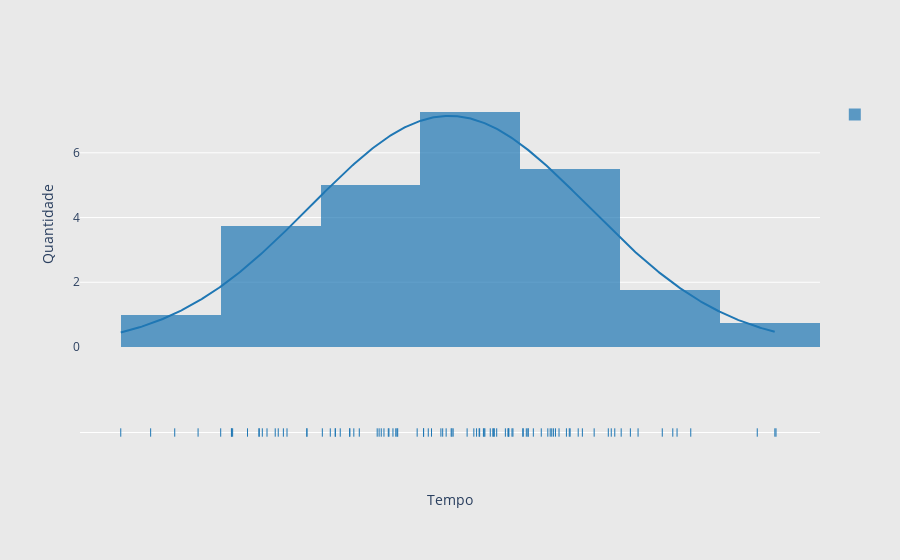

Here is the notebook cell this chart was saved with:
### Code cell
distribution_data = simulator_distribution[2]

fig = ff.create_distplot([distribution_data], [''], curve_type='normal', bin_size=0.04)

fig.update_layout(
    xaxis=dict(title='Tempo', showgrid=False, zeroline=False, showticklabels=False),
    yaxis=dict(title='Quantidade', zeroline=False, gridcolor='white'),
    paper_bgcolor='rgb(233,233,233)',
    plot_bgcolor='rgb(233,233,233)',
)
fig.show()

### Figure 1 — Plotly figure (JSON) as saved in the notebook; plotly's stock layout.template omitted (floating-point values rounded to 4 significant figures; data arrays with more than 128 entries replaced by an {"elided": "..."} marker saying what was removed)
{"data": [{"autobinx": false, "histnorm": "probability density", "legendgroup": "", "marker": {"color": "rgb(31, 119, 180)"}, "name": "", "opacity": 0.7, "type": "histogram", "x": [1.898, 1.919, 2.082, 1.875, 2.019, 2.054, 1.911, 1.995, 1.997, 1.998, 2.004, 1.961, 1.993, 1.978, 2.015, 2.011, 2.008, 2.017, 1.983, 1.975, 2.034, 1.999, 1.975, 1.977, 2.061, 2.05, 1.949, 1.928, 1.963, 2.022, 2.003, 1.961, 1.996, 1.935, 1.964, 1.898, 2.029, 2.027, 1.909, 2.025, 1.92, 1.909, 1.899, 2.003, 1.938, 2.075, 1.866, 2.011, 2.0, 1.885, 1.94, 2.071, 2.009, 1.928, 2.015, 2.077, 2.033, 1.987, 2.037, 2.009, 2.116, 1.946, 1.957, 2.049, 1.986, 1.916, 1.959, 1.854, 1.957, 1.964, 2.028, 1.984, 1.945, 1.942, 2.052, 2.026, 2.116, 1.965, 2.109, 1.973, 1.917, 2.032, 1.999, 2.058, 2.003, 1.986, 1.947, 2.016, 1.958, 2.039, 2.009, 2.002, 1.94, 1.894, 2.017, 1.905, 1.912, 2.026, 1.982, 2.043], "xaxis": "x", "xbins": {"end": 2.116, "size": 0.04, "start": 1.854}, "yaxis": "y"}, {"legendgroup": "", "marker": {"color": "rgb(31, 119, 180)"}, "mode": "lines", "name": "", "showlegend": false, "type": "scatter", "x": {"elided": "500 float values"}, "xaxis": "x", "y": {"elided": "500 float values"}, "yaxis": "y"}, {"legendgroup": "", "marker": {"color": "rgb(31, 119, 180)", "symbol": "line-ns-open"}, "mode": "markers", "name": "", "showlegend": false, "type": "scatter", "x": [1.898, 1.919, 2.082, 1.875, 2.019, 2.054, 1.911, 1.995, 1.997, 1.998, 2.004, 1.961, 1.993, 1.978, 2.015, 2.011, 2.008, 2.017, 1.983, 1.975, 2.034, 1.999, 1.975, 1.977, 2.061, 2.05, 1.949, 1.928, 1.963, 2.022, 2.003, 1.961, 1.996, 1.935, 1.964, 1.898, 2.029, 2.027, 1.909, 2.025, 1.92, 1.909, 1.899, 2.003, 1.938, 2.075, 1.866, 2.011, 2.0, 1.885, 1.94, 2.071, 2.009, 1.928, 2.015, 2.077, 2.033, 1.987, 2.037, 2.009, 2.116, 1.946, 1.957, 2.049, 1.986, 1.916, 1.959, 1.854, 1.957, 1.964, 2.028, 1.984, 1.945, 1.942, 2.052, 2.026, 2.116, 1.965, 2.109, 1.973, 1.917, 2.032, 1.999, 2.058, 2.003, 1.986, 1.947, 2.016, 1.958, 2.039, 2.009, 2.002, 1.94, 1.894, 2.017, 1.905, 1.912, 2.026, 1.982, 2.043], "xaxis": "x", "y": ["", "", "", "", "", "", "", "", "", "", "", "", "", "", "", "", "", "", "", "", "", "", "", "", "", "", "", "", "", "", "", "", "", "", "", "", "", "", "", "", "", "", "", "", "", "", "", "", "", "", "", "", "", "", "", "", "", "", "", "", "", "", "", "", "", "", "", "", "", "", "", "", "", "", "", "", "", "", "", "", "", "", "", "", "", "", "", "", "", "", "", "", "", "", "", "", "", "", "", ""], "yaxis": "y2"}], "layout": {"barmode": "overlay", "hovermode": "closest", "legend": {"traceorder": "reversed"}, "paper_bgcolor": "rgb(233,233,233)", "plot_bgcolor": "rgb(233,233,233)", "xaxis": {"anchor": "y2", "domain": [0, 1], "showgrid": false, "showticklabels": false, "title": {"text": "Tempo"}, "zeroline": false}, "yaxis": {"anchor": "free", "domain": [0.35, 1], "gridcolor": "white", "position": 0, "title": {"text": "Quantidade"}, "zeroline": false}, "yaxis2": {"anchor": "x", "domain": [0, 0.25], "dtick": 1, "showticklabels": false}}}
